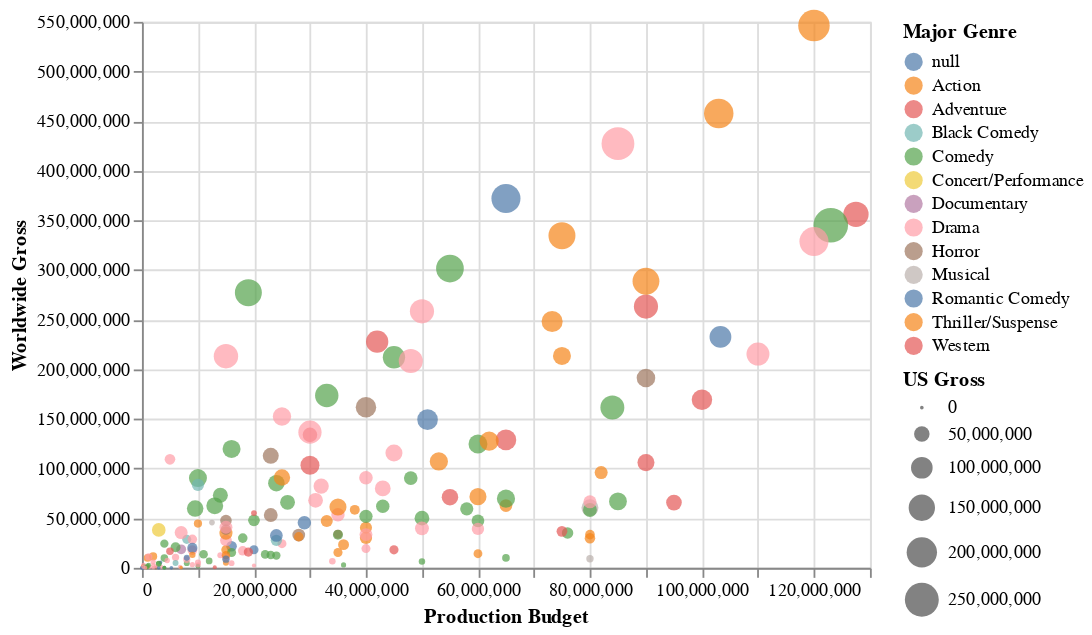

Source (notebook cell):
### Code cell
#opacidad
alt.Chart(movie_2000).mark_point(filled=True).encode(
    alt.X('Production Budget'),
    alt.Y('Worldwide Gross'),
    alt.Size('US Gross'),
    alt.Color('Major Genre'),
    alt.OpacityValue(0.7)
)

### Figure 1 — Vega-Lite specification as saved in the notebook (floating-point values rounded to 4 significant figures; data arrays with more than 128 entries replaced by an {"elided": "..."} marker saying what was removed)
{"config": {"view": {"continuousWidth": 400, "continuousHeight": 300}}, "data": {"name": "data-48a4aa74b647899b30880ba98f0f775b"}, "mark": {"type": "point", "filled": true}, "encoding": {"color": {"field": "Major Genre", "type": "nominal"}, "opacity": {"value": 0.7}, "size": {"field": "US Gross", "type": "quantitative"}, "x": {"field": "Production Budget", "type": "quantitative"}, "y": {"field": "Worldwide Gross", "type": "quantitative"}}, "$schema": "https://vega.github.io/schema/vega-lite/v4.17.0.json", "datasets": {"data-48a4aa74b647899b30880ba98f0f775b": {"elided": "188 records"}}}
